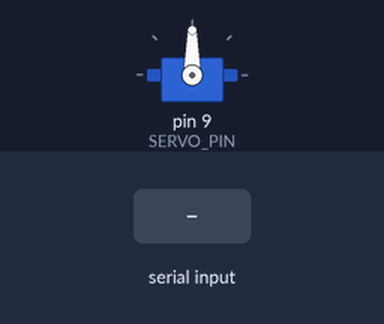
Simulated run of this sketch. Board: Arduino Uno, built with avr-gcc and run on an emulated ATmega328P. Parts: servo. The test bench sets the inputs (shaded band). What the sketch prints to the serial monitor is not drawn.

Above: at 1.2 s.
1.3 s: "pwm:\n" received over Serial
At 2.0 s:
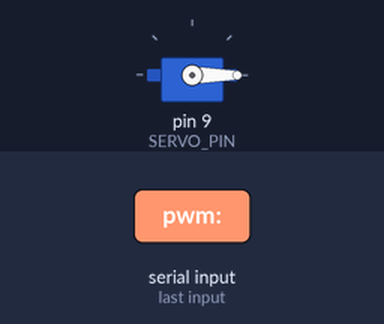
2.8 s: "secuencia\n" received over Serial
At 8.2 s:
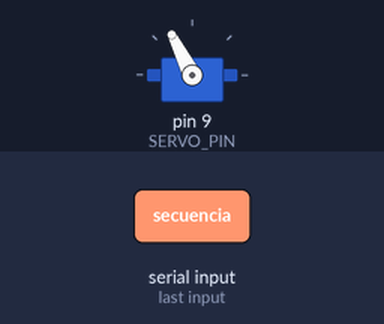
At 11.8 s:
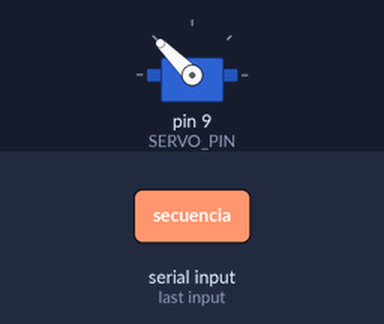
Timing chart, 0 to 25.3 s (numbered marks = the images above; inputs shaded):
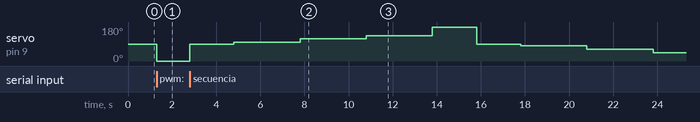

Measured:
- after the input at 1.3 s, servo on pin 9 (SERVO_PIN): 90° → 0° at once
- after the input at 2.8 s, servo on pin 9 (SERVO_PIN): rises from 0° to 180° in 11.0 s, then falls to 45° in 10.0 s

The sketch:

servo_TD8135MG_test.ino
```cpp
/**
 * ============================================================
 *  TEST INDIVIDUAL — Servo CR TD-8135MG (360° rotación continua)
 *  Extraído de: servo_encoder_oled_v3_final_SYNC02.ino
 *  Hardware  : Arduino UNO
 *  Pin señal : D9  (igual que en el código original)
 *  Alimentación: EXTERNA 5 V o 6 V — NO usar el 5 V del Arduino
 *               (el TD-8135MG puede consumir hasta 3 400 mA en stall)
 * ============================================================
 *
 *  ESPECIFICACIONES TD-8135MG (verificadas):
 *    Rango PWM  : 500 – 2 500 µs
 *    STOP       : 1 500 µs  (deadband ±5 µs)
 *    < 1 500 µs → sentido antihorario (más lento conforme se acerca a 1 500)
 *    > 1 500 µs → sentido horario     (más lento conforme se acerca a 1 500)
 *    Tensión    : 4.8 V – 7.2 V
 *    Par máx    : 32.7 – 35.2 kg·cm
 *
 *  DIFERENCIA CLAVE CON EL CÓDIGO ORIGINAL:
 *    El código completo usaba servo.write(grados) con rango 0–180.
 *    En modo CR, 90° ≈ 1 500 µs (STOP), lo que funciona, pero los
 *    extremos quedan en ~544 µs (0°) y ~2 400 µs (180°), sin cubrir
 *    los 500 µs y 2 500 µs del TD-8135MG.
 *    Aquí usamos servo.writeMicroseconds() con attach extendido para
 *    aprovechar el rango completo del servo.
 *
 *  COMANDOS SERIAL (115 200 baud, terminar con Enter):
 *    pwm:<500-2500>   Pulso directo en µs,  ej: pwm:1700
 *    stop             Detener servo (1 500 µs)
 *    secuencia        Ejecutar secuencia de prueba automática
 * ============================================================
 */

#include <Servo.h>

// ── Pin ────────────────────────────────────────────────────
#define SERVO_PIN   9

// ── Pulsos de referencia TD-8135MG (µs) ───────────────────
//   Ajusta PWM_STOP si el servo no queda completamente quieto:
//   puede variar ±10–30 µs entre unidades individuales.
const int PWM_STOP      = 1500;   // Punto muerto  → detenido
const int PWM_CW_SLOW   = 1600;   // Horario lento
const int PWM_CW_MED    = 1800;   // Horario medio
const int PWM_CW_FAST   = 2000;   // Horario rápido
const int PWM_CW_MAX    = 2500;   // Horario máximo
const int PWM_CCW_SLOW  = 1400;   // Antihorario lento
const int PWM_CCW_MED   = 1200;   // Antihorario medio
const int PWM_CCW_FAST  = 1000;   // Antihorario rápido
const int PWM_CCW_MAX   =  500;   // Antihorario máximo

Servo servo;

// Buffer de comandos serial (igual que en código original)
char    cmdBuf[32];
uint8_t cmdLen = 0;

// ── Prototipos ─────────────────────────────────────────────
void setServo(int pulseUs);
void secuenciaPrueba();
void procesarComandoSerial();


// ===========================================================
//  SETUP
// ===========================================================
void setup() {
  Serial.begin(115200);

  // attach con rango extendido para cubrir los 500–2500 µs del TD-8135MG.
  // Sin esto, el Servo.h limita internamente a ~544–2400 µs.
  servo.attach(SERVO_PIN, 500, 2500);
  setServo(PWM_STOP);   // Asegurarse de que arranca detenido

  Serial.println(F("============================================"));
  Serial.println(F("  TEST Servo CR TD-8135MG  — Listo"));
  Serial.println(F("============================================"));
  Serial.println(F("Comandos disponibles:"));
  Serial.println(F("  pwm:<500-2500>   Pulso directo en us"));
  Serial.println(F("  stop             Detener (1500 us)"));
  Serial.println(F("  secuencia        Prueba automatica completa"));
  Serial.println(F("--------------------------------------------"));
  Serial.println(F("Pulsos de referencia:"));
  Serial.println(F("   500 us  antihorario MAX"));
  Serial.println(F("  1000 us  antihorario rapido"));
  Serial.println(F("  1200 us  antihorario medio"));
  Serial.println(F("  1400 us  antihorario lento"));
  Serial.println(F("  1500 us  STOP (punto muerto)"));
  Serial.println(F("  1600 us  horario lento"));
  Serial.println(F("  1800 us  horario medio"));
  Serial.println(F("  2000 us  horario rapido"));
  Serial.println(F("  2500 us  horario MAX"));
  Serial.println(F("============================================"));
}


// ===========================================================
//  LOOP — solo escucha el puerto serial, sin scheduler
// ===========================================================
void loop() {
  procesarComandoSerial();
}


// ===========================================================
//  FUNCIONES
// ===========================================================

/**
 * Aplica un pulso en µs con constrain de seguridad y lo reporta.
 */
void setServo(int pulseUs) {
  pulseUs = constrain(pulseUs, 500, 2500);
  servo.writeMicroseconds(pulseUs);
  Serial.print(F(">> Servo: "));
  Serial.print(pulseUs);
  Serial.println(F(" us"));
}

/**
 * Secuencia de prueba para caracterizar el servo paso a paso:
 *   STOP → horario (lento → medio → rápido → MAX)
 *        → STOP
 *        → antihorario (lento → medio → rápido → MAX)
 *        → STOP
 *
 * Durante cada paso, observar:
 *   - Si el servo realmente se detiene en 1 500 µs
 *   - Suavidad de arranque y frenado
 *   - Temperatura y ruido mecánico
 */
void secuenciaPrueba() {
  Serial.println(F("\n--- INICIO SECUENCIA DE PRUEBA ---"));

  Serial.println(F("[1] STOP (1500 us) — 2 s"));
  setServo(PWM_STOP);
  delay(2000);

  Serial.println(F("[2] Horario LENTO (1600 us) — 3 s"));
  setServo(PWM_CW_SLOW);
  delay(3000);

  Serial.println(F("[3] Horario MEDIO (1800 us) — 3 s"));
  setServo(PWM_CW_MED);
  delay(3000);

  Serial.println(F("[4] Horario RAPIDO (2000 us) — 3 s"));
  setServo(PWM_CW_FAST);
  delay(3000);

  Serial.println(F("[5] Horario MAX (2500 us) — 2 s"));
  setServo(PWM_CW_MAX);
  delay(2000);

  Serial.println(F("[6] STOP — 2 s (separacion de direcciones)"));
  setServo(PWM_STOP);
  delay(2000);

  Serial.println(F("[7] Antihorario LENTO (1400 us) — 3 s"));
  setServo(PWM_CCW_SLOW);
  delay(3000);

  Serial.println(F("[8] Antihorario MEDIO (1200 us) — 3 s"));
  setServo(PWM_CCW_MED);
  delay(3000);

  Serial.println(F("[9] Antihorario RAPIDO (1000 us) — 3 s"));
  setServo(PWM_CCW_FAST);
  delay(3000);

  Serial.println(F("[10] Antihorario MAX (500 us) — 2 s"));
  setServo(PWM_CCW_MAX);
  delay(2000);

  Serial.println(F("[11] STOP final (1500 us)"));
  setServo(PWM_STOP);

  Serial.println(F("--- FIN SECUENCIA ---\n"));
  Serial.println(F("Si el servo no quedo quieto en [1] o [11],"));
  Serial.println(F("ajusta PWM_STOP +/- 10 us hasta que se detenga."));
}

/**
 * Procesamiento no bloqueante de comandos serial.
 * Lógica idéntica a la del código original SYNC02.
 */
void procesarComandoSerial() {
  while (Serial.available()) {
    char c = (char)Serial.read();

    if (c == '\n' || c == '\r') {
      if (cmdLen == 0) continue;
      cmdBuf[cmdLen] = '\0';

      if (strncmp(cmdBuf, "pwm:", 4) == 0) {
        setServo(atoi(cmdBuf + 4));

      } else if (strcmp(cmdBuf, "stop") == 0) {
        setServo(PWM_STOP);
        Serial.println(F(">> Servo detenido."));

      } else if (strcmp(cmdBuf, "secuencia") == 0) {
        secuenciaPrueba();

      } else {
        Serial.print(F(">> Comando no reconocido: "));
        Serial.println(cmdBuf);
      }

      cmdLen = 0;

    } else if (cmdLen < sizeof(cmdBuf) - 1) {
      cmdBuf[cmdLen++] = c;
    }
  }
}
```
